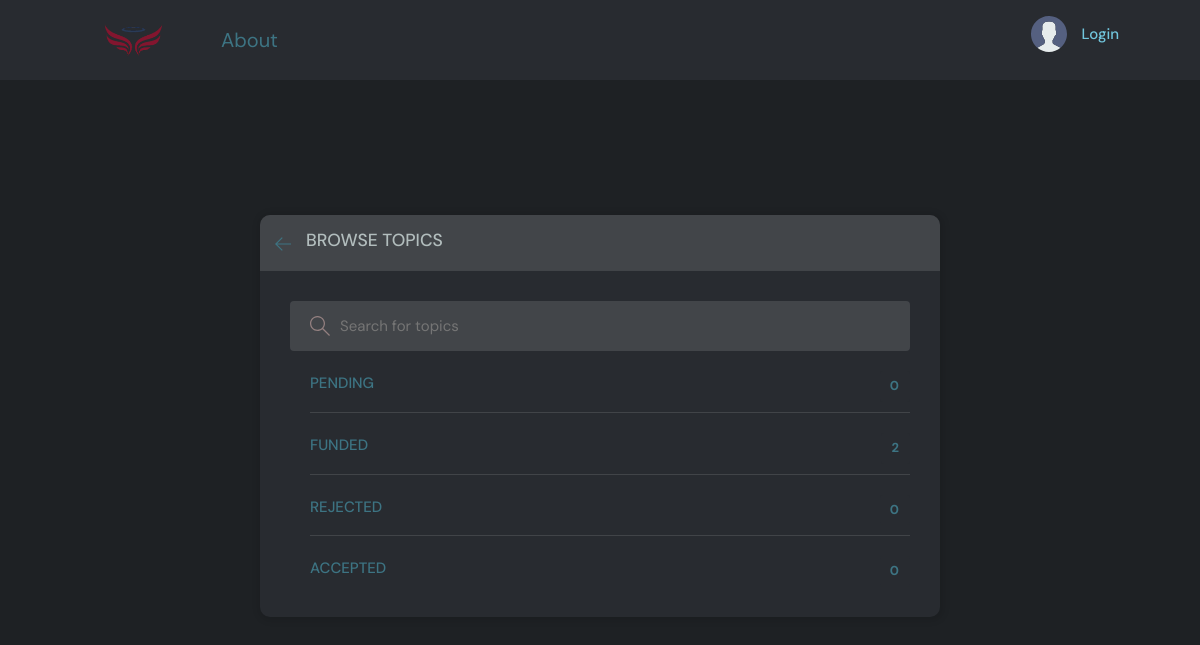
Page /topics/ on the committed database.
### base/models.py (models this page shows, shortened)
class Topic(models.Model):
    name = models.TextField(max_length=200)

### base/views.py (the view)
# urls.py: path('topics/',views.topicsPage,name="topics"),
def topicsPage(request):
    q=request.GET.get('q') if request.GET.get('q') != None else ''
    topics = Topic.objects.filter(name__icontains=q)
    context = {'topics':topics}
    return render(request,'base/topics.html',context)

### base/templates/base/topics.html (shortened to what this page needs)
{% extends 'main.html' %}
{% block content %}
    <main class="create-room layout">
      <div class="container">
        <div class="layout__box">
          <div class="layout__boxHeader">
            <div class="layout__boxTitle">
              <a href="javascript:;" onclick="history.back()">
                <svg version="1.1" xmlns="http://www.w3.org/2000/svg" width="32" height="32" viewBox="0 0 32 32">
                  <title>arrow-left</title>
                  <path
                    d="M13.723 2.286l-13.723 13.714 13.719 13.714 1.616-1.611-10.96-10.96h27.625v-2.286h-27.625l10.965-10.965-1.616-1.607z"
                  ></path>
                </svg>
              </a>
              <h3>Browse Topics</h3>
            </div>
          </div>
          <div class="topics-page layout__body">
            <form class="header__search" action="" method="GET">
              <label>
                <input placeholder="Search for topics" name = "q"/>
              </label>
            </form>
            <ul class="topics__list">
              {% for topic in topics %}
              <li>
              <a href="{% url 'home' %}?q={{topic.name}}" class="active">{{topic.name}} <span>{{topic.room_set.count}}</span></a>
              {% endfor %}
              </li>
            </ul>
          </div>
        </div>
      </div>
    </main>
{% endblock content %}

### rows in the picture
Topic: name "PENDING", room_set.count "0"
Topic: name "FUNDED", room_set.count "2"
Topic: name "REJECTED", room_set.count "0"
Topic: name "ACCEPTED", room_set.count "0"
